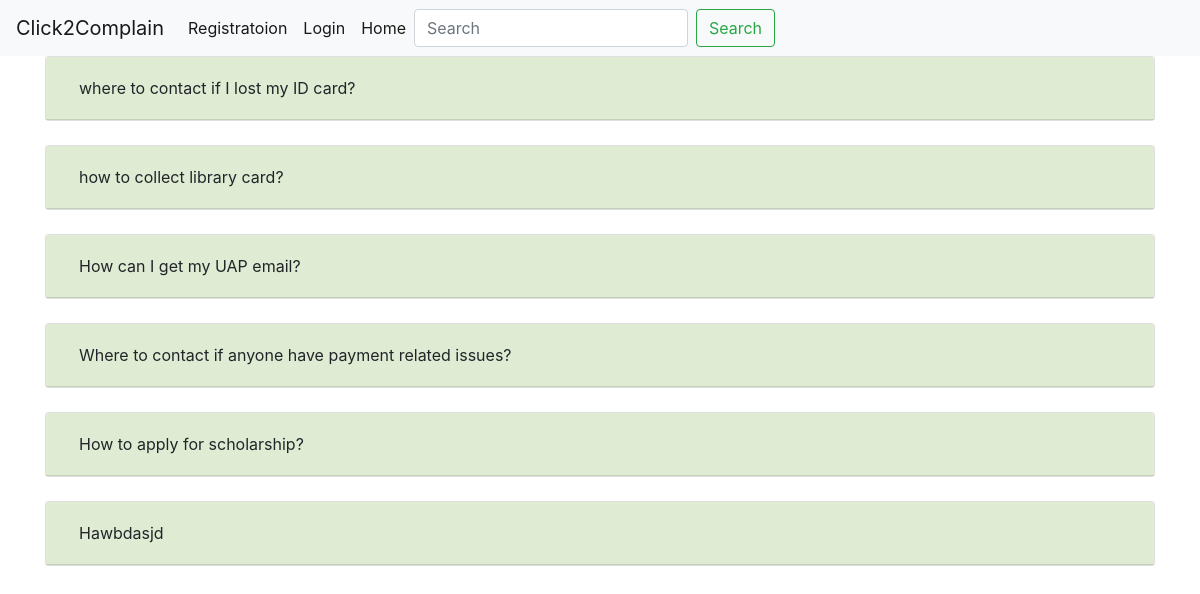
Screenshot of /faq/ with the database file from the repository.
### InfoNContact/models.py (models this page shows, shortened)
class FAQ(models.Model):
    question=models.TextField()
    answer=models.TextField()

### InfoNContact/views.py (the view)
# urls.py: path('faq/', infocontac_views.showFAQ, name='faq'),
def showFAQ(request):
    faq=FAQ.objects.all()
    context={
        'faq':faq,
    }
    return render(request,'InfoNContact/FAQ.html',context)

### Verified_User/context.py (called while the page is built, shortened)
def verifiedUser(request):
    Student=False
    Admin =False
    try:
        verified_user = get_object_or_404(Verified_User,user=request.user)
    except Exception:
        verified_user=False
    context = {
        'verified_user': verified_user,
        'student':Student,
        'admin':Admin
    }
    return context

### templates/InfoNContact/FAQ.html (shortened to what this page needs)
{% extends 'base.html' %}
{% block content %}
    {% for f in faq %}
        <div id="accordion" >
          <div class="card" >
            <div class="card-header" id="heading{{ forloop.counter}}" style="background-color:#dfecd3">
              <h5 class="mb-0">
                <button class="btn  collapsed" data-toggle="collapse" data-target="#collapse{{ forloop.counter}}" aria-expanded="false" aria-controls="collapse{{ forloop.counter}}">
                    {{ f.question}}
                </button>
              </h5>
            </div>
          </div>
        </div>
        <br>
    {% endfor %}
{% endblock content%}

### rows the page displays
FAQ: question "where to contact if I lost my ID card?"
FAQ: question "how to collect library card?"
FAQ: question "How can I get my UAP email?"
FAQ: question "Where to contact if anyone have payment related issues?"
FAQ: question "How to apply for scholarship?"
FAQ: question "Hawbdasjd"
